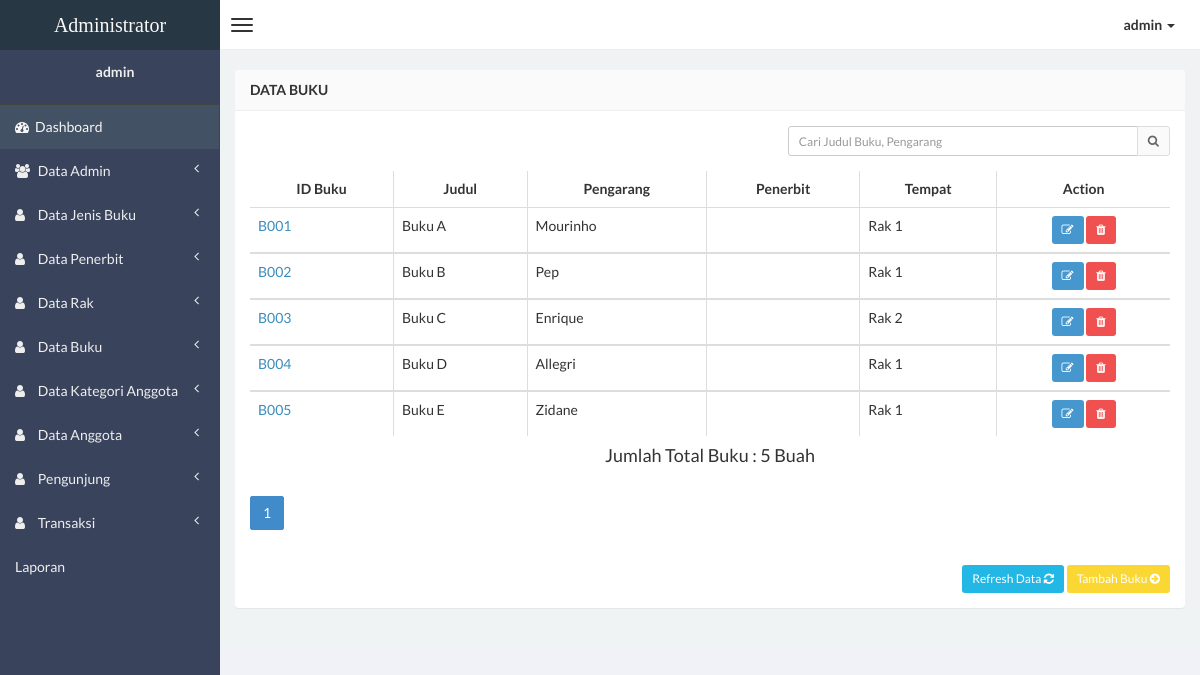
The page /admin/buku.php (signed in) on the database as committed earlier.
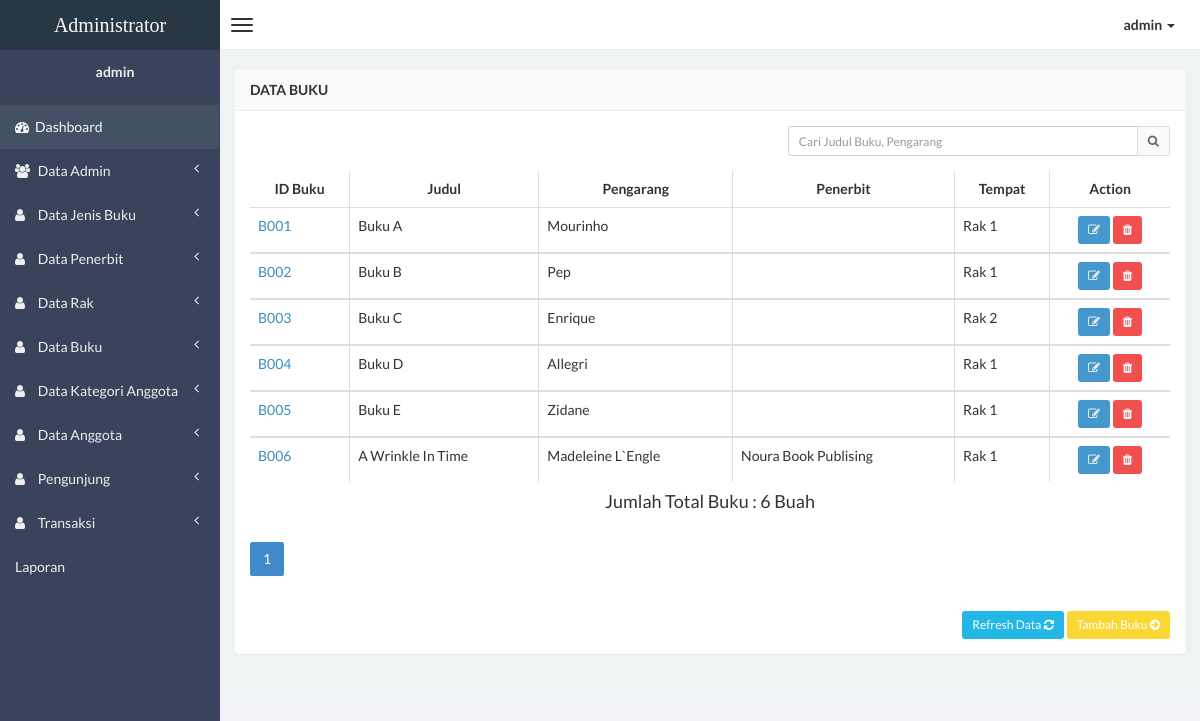
The same page on the database as committed later.
### tables this page shows
CREATE TABLE IF NOT EXISTS `tbl_buku` (
  `idBuku` varchar(20) NOT NULL,
  `isbn` int(15) NOT NULL,
  `Judul` varchar(50) DEFAULT NULL,
  `Pengarang` varchar(50) DEFAULT NULL,
  `Penerbit` int(11) DEFAULT NULL,
  `thnTerbit` varchar(5) DEFAULT NULL,
  `idJenis` varchar(20) DEFAULT NULL,
  `stok` int(11) DEFAULT NULL,
  `idRak` varchar(20) DEFAULT NULL,
  `tglInput` varchar(50) DEFAULT NULL,
  `Foto` varchar(50) DEFAULT NULL
);

CREATE TABLE IF NOT EXISTS `tbl_rak` (
  `idRak` varchar(20) NOT NULL,
  `NamaRak` varchar(50) DEFAULT NULL
);

CREATE TABLE IF NOT EXISTS `tbl_penerbit` (
`id_penerbit` int(4) NOT NULL,
  `penerbit` varchar(25) NOT NULL,
  `alamat` varchar(50) NOT NULL,
  `telepon` varchar(10) NOT NULL
);

### admin/buku.php (the view, shortened to what the changed rows need)
<?php
if (empty($_SESSION['username'])){
	header('location:../index.php');
} else {
?>
<!DOCTYPE html>
<html>
<head>
    <link href="css/bootstrap.min.css" rel="stylesheet" type="text/css" />
    <link href="css/font-awesome.min.css" rel="stylesheet" type="text/css" />
    <link href="css/ionicons.min.css" rel="stylesheet" type="text/css" />
    <link href="css/morris/morris.css" rel="stylesheet" type="text/css" />
    <link href="css/jvectormap/jquery-jvectormap-1.2.2.css" rel="stylesheet" type="text/css" />
    <link href="css/datepicker/datepicker3.css" rel="stylesheet" type="text/css" />
    <link href="css/daterangepicker/daterangepicker-bs3.css" rel="stylesheet" type="text/css" />
    <link href="css/iCheck/all.css" rel="stylesheet" type="text/css" />
    <link href="css/style.css" rel="stylesheet" type="text/css" />
      </head>
      <body class="skin-black">
<?php } ?>
                <div class="wrapper row-offcanvas row-offcanvas-left">
                    <aside class="right-side">
                <section class="content">
                    <div class="row">
                        <div class="col-xs-12">
                            <div class="panel">
                                <div class="panel-body table-responsive">
                                    <table id="example" class="table table-hover table-bordered">
                  <thead>
                      <tr>
						<th><center>ID Buku </center></th>
                        <th><center>Judul </center></th>
                        <th><center>Pengarang </center></th>
						<th><center>Penerbit </center></th>
						<th><center>Tempat </center></th>
						<th><center>Action </center></th>
                      </tr>
                  </thead>
				  <?php
							  $batas = 10;
							  $hal = @$_GET['hal'];
							  if(empty($hal)){
								$posisi = 0;
									$hal = 1;
								}else{
									$posisi = ($hal - 1)*$batas;
								}
								$sql_plgn = mysql_query("
                                    select a.*,c.penerbit, b.NamaRak from tbl_buku a
                                    LEFT JOIN tbl_rak b ON b.idRak = a.idRak
                                    LEFT JOIN tbl_penerbit c ON c.id_penerbit = a.Penerbit
                                    LIMIT $posisi,$batas")or die(mysql_error());
								$cek = mysql_num_rows($sql_plgn);
								if($cek<1){
									echo"Data tdk ditemukan";
								}else{
									while($data = mysql_fetch_array($sql_plgn)) { ?>
                    <tbody>
                    <tr>
					<td><a href="buku-detail.php?hal=edit&kd=<?php echo $data['idBuku'];?>"><?php echo $data['idBuku']; ?></a></td>
                    <td><?php echo $data['Judul'];?></td>
					<td><?php echo $data['Pengarang']; ?></td>
                    <td><?php echo $data['penerbit'];?></td>
					<td><?php echo $data['NamaRak'];?></td>
					<td><center><div id="thanks"><a class="btn btn-sm btn-primary" data-placement="bottom" data-toggle="tooltip" title="Edit Buku" href="Buku-edit.php?hal=edit&kd=<?php echo $data['idBuku'];?>"><i class="fa fa-edit"></i></a>
                    <a onclick="return confirm ('Yakin hapus <?php echo $data['Judul'];?>.?');" class="btn btn-sm btn-danger tooltips" data-placement="bottom" data-toggle="tooltip" title="Hapus Buku" href="buku-hapus.php?hal=hapus&kd=<?php echo $data['idBuku'];?>"><i class="fa fa-trash"></i></a></center></td></tr></div>
                 <?php
					}
              }
              ?>
                   </tbody>
				   <?php $tampil=mysql_query(
                        "select * from tbl_buku ");
                          $user=mysql_num_rows($tampil);
                    ?>
				    <center><h4>Jumlah Total Buku : <?php echo "$user"; ?> Buah </h4> </center>
				  <div class="text-left" style = "margin-top: 10px;">
				   <ul class="pagination">
				   <?php
				   $jml_hal = ceil($user/$batas);
				   for($i=1;$i<=$jml_hal;$i++){
					 if($i != $hal){
						 echo "<li ><a href='?page=pelanggan&hal=$i'>$i<span class = 'sr-only'>(current)</span></a></li>";
					 } else{
						 echo "<li class = 'active'><a href='?page=pelanggan&hal=$i'>$i</a></li>";
					 }
				   }
				   ?>
				   </ul>
				   </div>
				<br></br>
				<br></br>
				<br></br>
				<br></br>
				<br></br>
				<br></br>
				<br></br>
				<br></br>
</body>
</html>

Rows that differ between the two databases and show on the page:
added tbl_buku: idBuku "B006", Judul "A Wrinkle In Time", Pengarang "Madeleine L`Engle", tbl_penerbit.penerbit "Noura Book Publising", idRak.NamaRak "Rak 1"
Other text that changed with them:
$user: "5" → "6"
